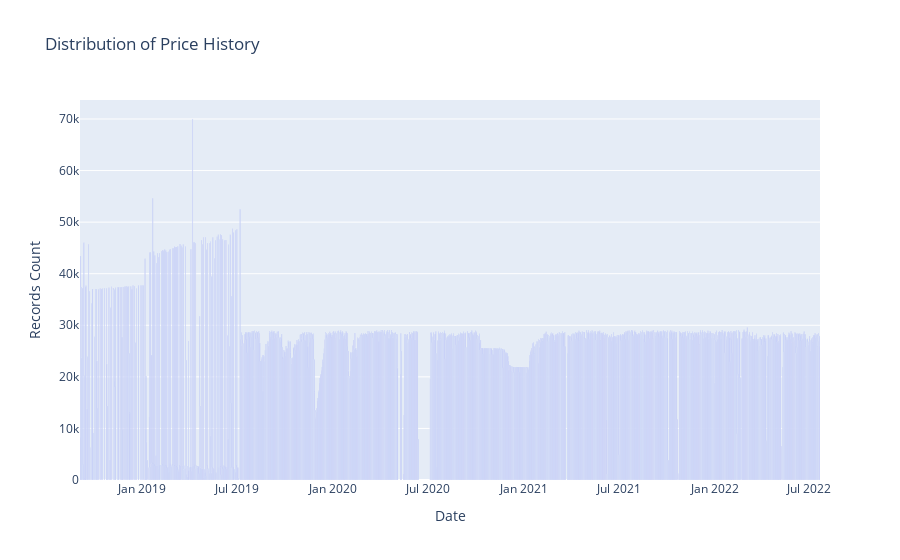

Notebook source saved alongside this figure:
### Markdown cell above
## This is historical data from the `pricehistory` Mongo collection.  This is updated via the `updatepricehistory.py` script.

### Code cell
# https://plot.ly/python/bar-charts/

data = [Bar(
        x=grouped_df['date'],
        y=grouped_df['count']
    )]

layout = Layout(
        title='Distribution of Price History',
        xaxis=dict(
            title='Date'
        ),
        yaxis=dict(
            title='Records Count'
        )
    )

fig = Figure(data=data, layout=layout)

iplot(fig)

### Figure 1 — Plotly figure (JSON) as saved in the notebook; plotly's stock layout.template omitted (floating-point values rounded to 4 significant figures; data arrays with more than 128 entries replaced by an {"elided": "..."} marker saying what was removed)
{"data": [{"type": "bar", "x": {"elided": "1314 str values"}, "y": {"elided": "1314 int values"}}], "layout": {"title": {"text": "Distribution of Price History"}, "xaxis": {"title": {"text": "Date"}}, "yaxis": {"title": {"text": "Records Count"}}}}
